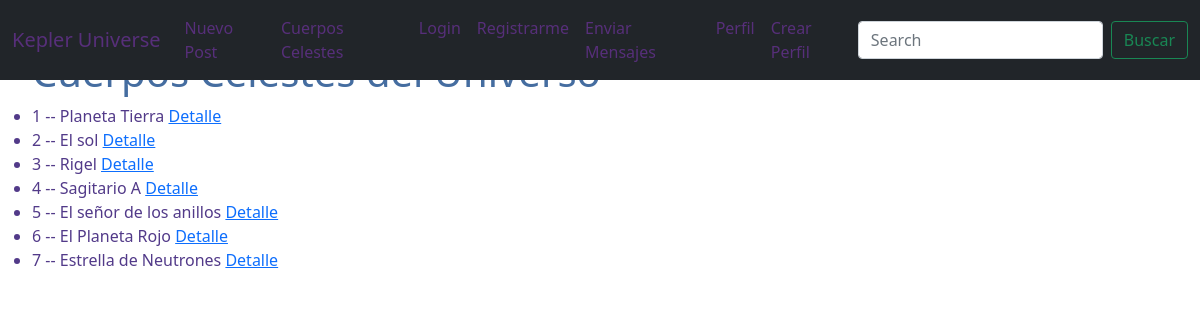
The page /posteo/list on the database its author committed.
### Kepler/models.py (models this page shows)
class Posteo(models.Model):
    titulo_cuerpo_celeste = models.CharField(max_length=30)
    descripcion = models.CharField(max_length=150)
    encabezado = models.CharField(max_length=150)
    texto_descriptivo = models.CharField(max_length=1000)
    owner = models.ForeignKey(to = User, on_delete=models.CASCADE, related_name='owner')
    imagen = models.ImageField(upload_to='posts', null=True, blank=True)
    creado_el = models.DateTimeField(auto_now_add = True)
    def __str__(self):
        return f"{self.id} -- {self.encabezado}"

### Kepler/views.py (the view)
# urls.py: path('posteo/list', PostList.as_view(), name='post-list'),
class PostList(ListView):
    model = Posteo

### Kepler/templates/Kepler/posteo_list.html (shortened to what this page needs)
{% extends 'Kepler/base.html' %}
{% block main %}
<ul>
    <h1 style="color:rgb(69, 109, 160)">Cuerpos Celestes del Universo</h1>
    {% for posteo in object_list %}
    <li>
        {{posteo}}
        <a href="{% url 'post-detail' posteo.id %}"> Detalle </a>
    </li>
    {% endfor %}
</ul>
{% endblock %}

### Kepler/static/Kepler/css/carousel.css (style rules this page uses)
body { padding-top: 3rem; padding-bottom: 3rem; color: #523a89; }

### rows shown on the page
Posteo: id+encabezado "1 -- Planeta Tierra"
Posteo: id+encabezado "2 -- El sol"
Posteo: id+encabezado "3 -- Rigel"
Posteo: id+encabezado "4 -- Sagitario A"
Posteo: id+encabezado "5 -- El señor de los anillos"
Posteo: id+encabezado "6 -- El Planeta Rojo"
Posteo: id+encabezado "7 -- Estrella de Neutrones"
